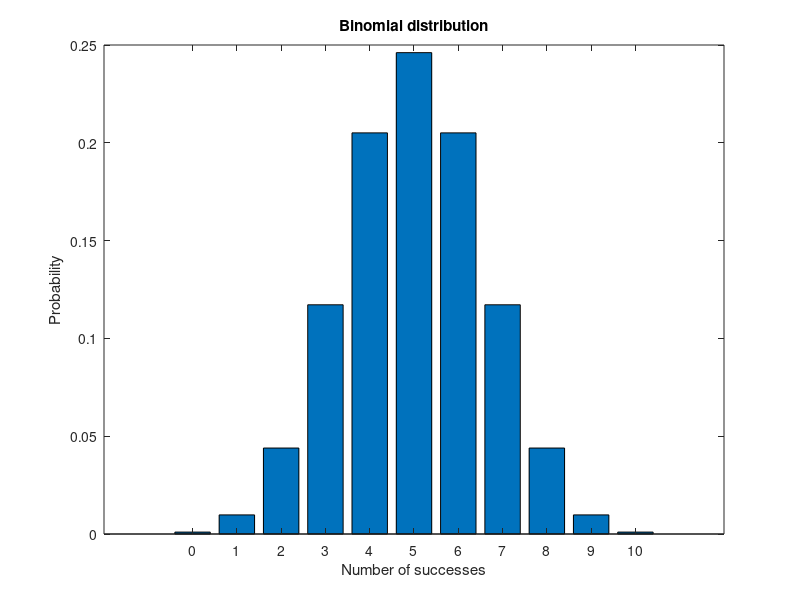

Here is the MATLAB script that generated this plot:
% This script plots the histogram for the binomial distribution

% Parameters (to play with)
n = 10; % number of coin tosses
p = 0.5; % probability of head

% Initialisation
x = 0:n; % List of possible values for the number of successes (row vector, x-axis)

% Main program
y = binopdf(x,n,p); 
% Matlab allows x to be a vector, and spits out y of the same dimensions as x.
% Otherwise a for loop would be needed
y % Display y

% Plot
figure(1)
bar(x,y)
xlabel('Number of successes')
ylabel('Probability')
title('Binomial distribution')
